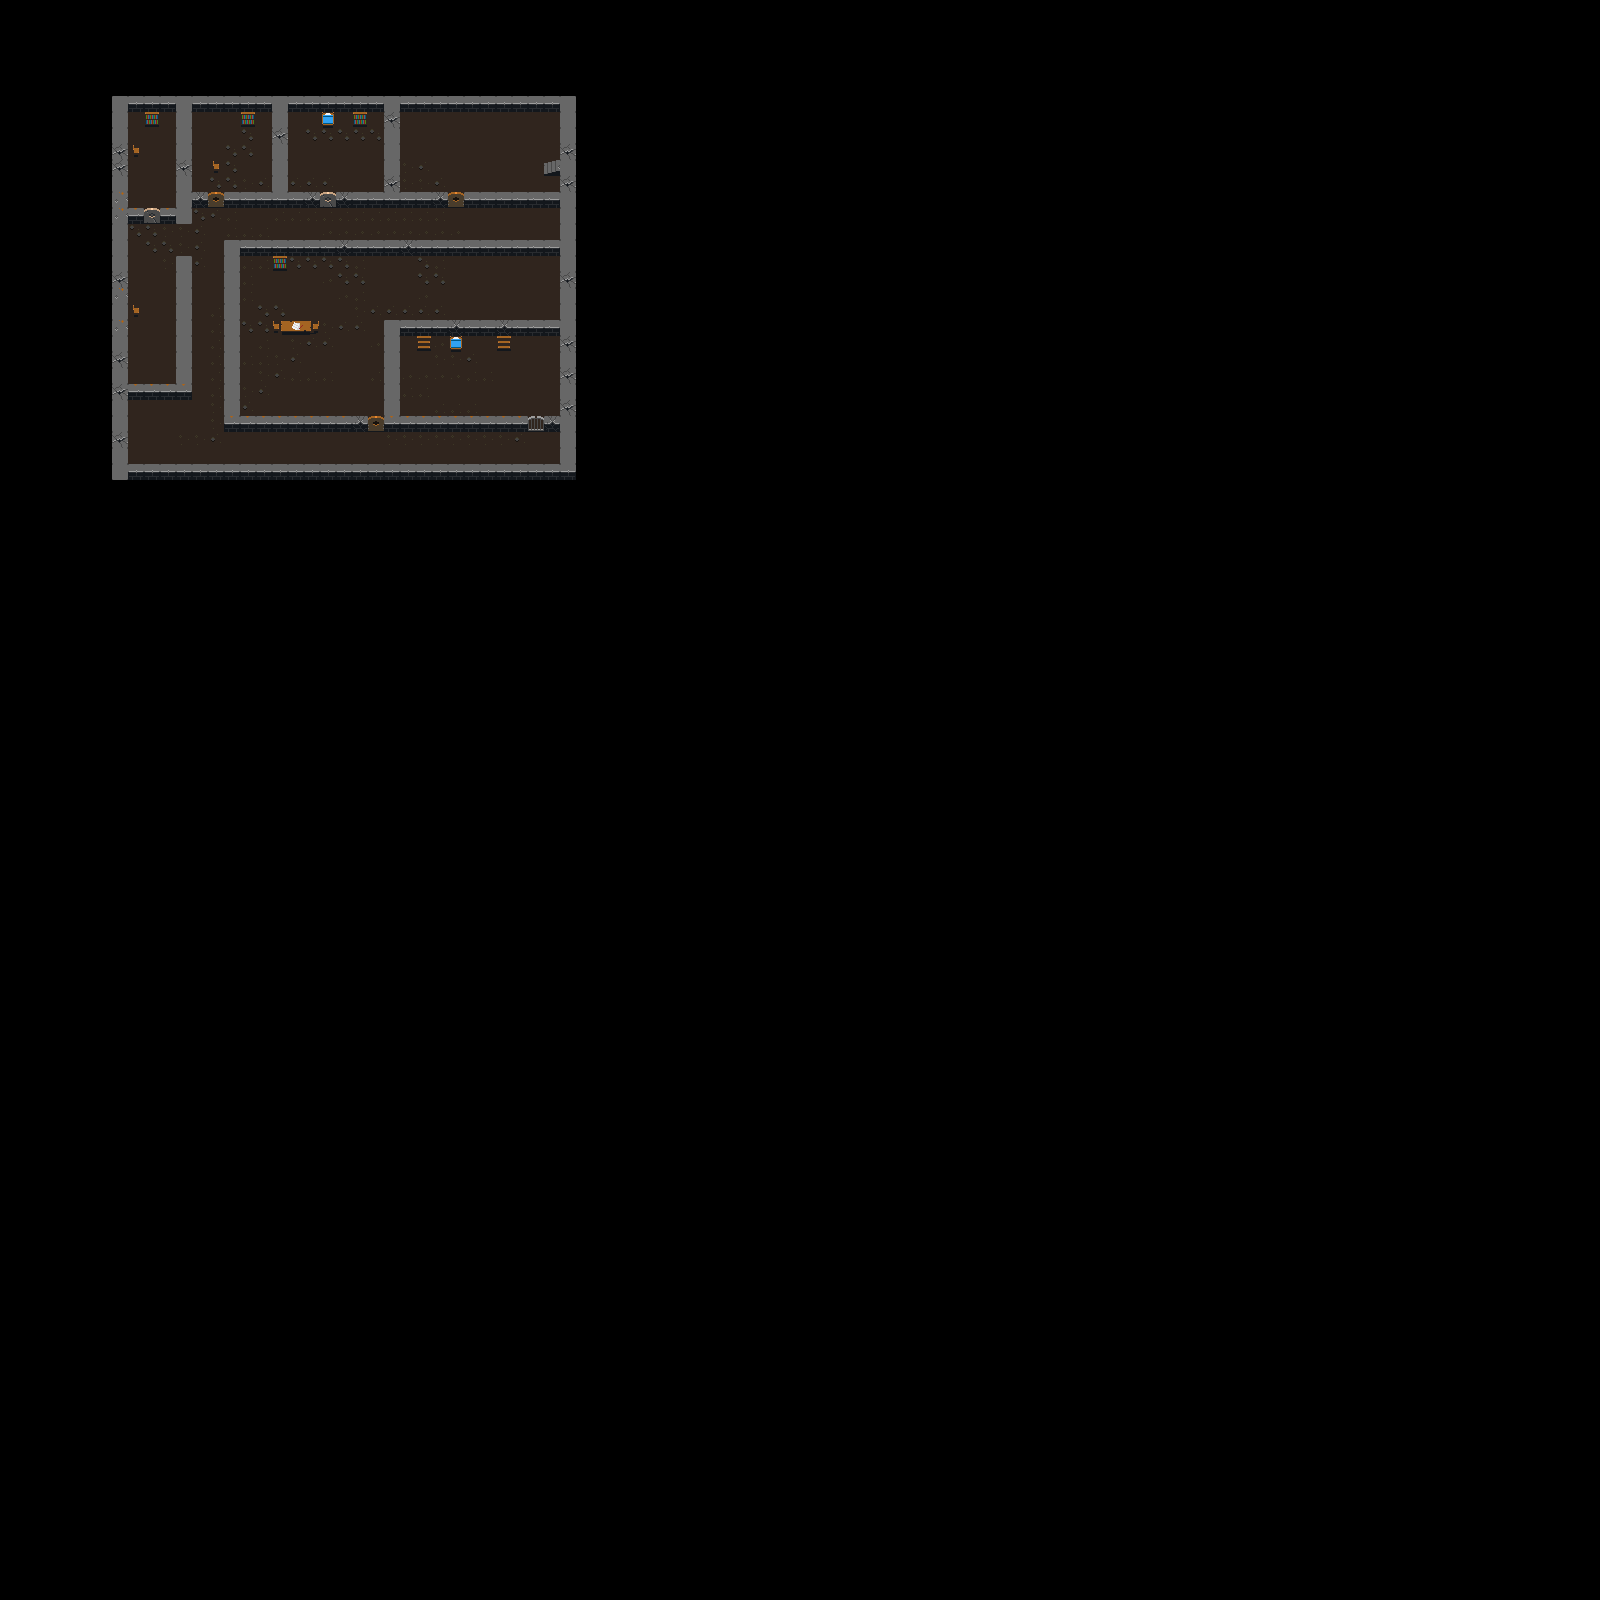

Tiled map render using the project's own tile images. Description and the map definition, with tile-layer contents summarised, below:
An orthogonal 100x100 tile map with 16x16 px tiles, 2 tile layers (Background, Foreground), 4 tilesets and 2 objects.

<map version="1.0" orientation="orthogonal" renderorder="right-down" width="100" height="100" tilewidth="16" tileheight="16" backgroundcolor="#000000" nextobjectid="59">
 <tileset firstgid="1" name="tiny_dungeon_world" tilewidth="16" tileheight="16" tilecount="304" columns="16">
  <image source="../img/tiny_dungeon_world.png" trans="ffffff" width="256" height="304" />
 </tileset>
 <tileset firstgid="305" name="tiny_dungeon_monsters" tilewidth="16" tileheight="16" tilecount="512" columns="16">
  <image source="../img/tiny_dungeon_monsters.png" trans="ffffff" width="256" height="512" />
 </tileset>
 <tileset firstgid="817" name="tiny_dungeon_fx" tilewidth="16" tileheight="16" tilecount="128" columns="16">
  <image source="../img/tiny_dungeon_fx.png" trans="ffffff" width="256" height="128" />
 </tileset>
 <tileset firstgid="945" name="tiny_dungeon_items" tilewidth="16" tileheight="16" tilecount="96" columns="16">
  <image source="../img/tiny_dungeon_items.png" trans="ffffff" width="256" height="96" />
 </tileset>
 <objectgroup name="collision">
  <object id="52" gid="218" x="560" y="113" width="16" height="16" />
  <object id="54" gid="218" x="559" y="128" width="16" height="16" />
 </objectgroup>
 <layer name="Background" width="100" height="100">
  <data>[10000 cells, 696 non-empty, 6 distinct tile ids]</data>
 </layer>
 <objectgroup name="Objects" />
 <objectgroup name="zones" />
 <layer name="Foreground" width="100" height="100">
  <data>[10000 cells, 240 non-empty, 18 distinct tile ids]</data>
 </layer>
</map>
